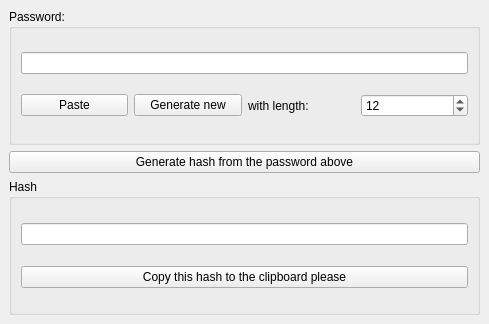
<?xml version="1.0" encoding="UTF-8"?>
<ui version="4.0">
 <class>MainWindow</class>
 <widget class="QMainWindow" name="MainWindow">
  <property name="geometry">
   <rect>
    <x>0</x>
    <y>0</y>
    <width>489</width>
    <height>324</height>
   </rect>
  </property>
  <property name="windowTitle">
   <string>MainWindow</string>
  </property>
  <widget class="QWidget" name="centralwidget">
   <layout class="QGridLayout" name="gridLayout_3">
    <item row="0" column="0">
     <widget class="QGroupBox" name="groupBox">
      <property name="title">
       <string>Password:</string>
      </property>
      <layout class="QGridLayout" name="gridLayout">
       <item row="0" column="0" colspan="4">
        <widget class="QLineEdit" name="passLine"/>
       </item>
       <item row="1" column="0">
        <widget class="QPushButton" name="pasteBtn">
         <property name="text">
          <string>Paste</string>
         </property>
        </widget>
       </item>
       <item row="1" column="1">
        <widget class="QPushButton" name="genPassBtn">
         <property name="text">
          <string>Generate new</string>
         </property>
        </widget>
       </item>
       <item row="1" column="2">
        <widget class="QLabel" name="label">
         <property name="text">
          <string>with length:</string>
         </property>
        </widget>
       </item>
       <item row="1" column="3">
        <widget class="QSpinBox" name="passCharCount">
         <property name="minimum">
          <number>8</number>
         </property>
         <property name="maximum">
          <number>32</number>
         </property>
         <property name="value">
          <number>12</number>
         </property>
        </widget>
       </item>
      </layout>
     </widget>
    </item>
    <item row="1" column="0">
     <widget class="QPushButton" name="makeHashBtn">
      <property name="text">
       <string>Generate hash from the password above</string>
      </property>
     </widget>
    </item>
    <item row="2" column="0">
     <widget class="QGroupBox" name="groupBox_2">
      <property name="title">
       <string>Hash</string>
      </property>
      <layout class="QGridLayout" name="gridLayout_2">
       <item row="0" column="0">
        <widget class="QLineEdit" name="hashLine"/>
       </item>
       <item row="1" column="0">
        <widget class="QPushButton" name="copyBtn">
         <property name="text">
          <string>Copy this hash to the clipboard please</string>
         </property>
        </widget>
       </item>
      </layout>
     </widget>
    </item>
   </layout>
  </widget>
 </widget>
 <resources/>
 <connections/>
</ui>
